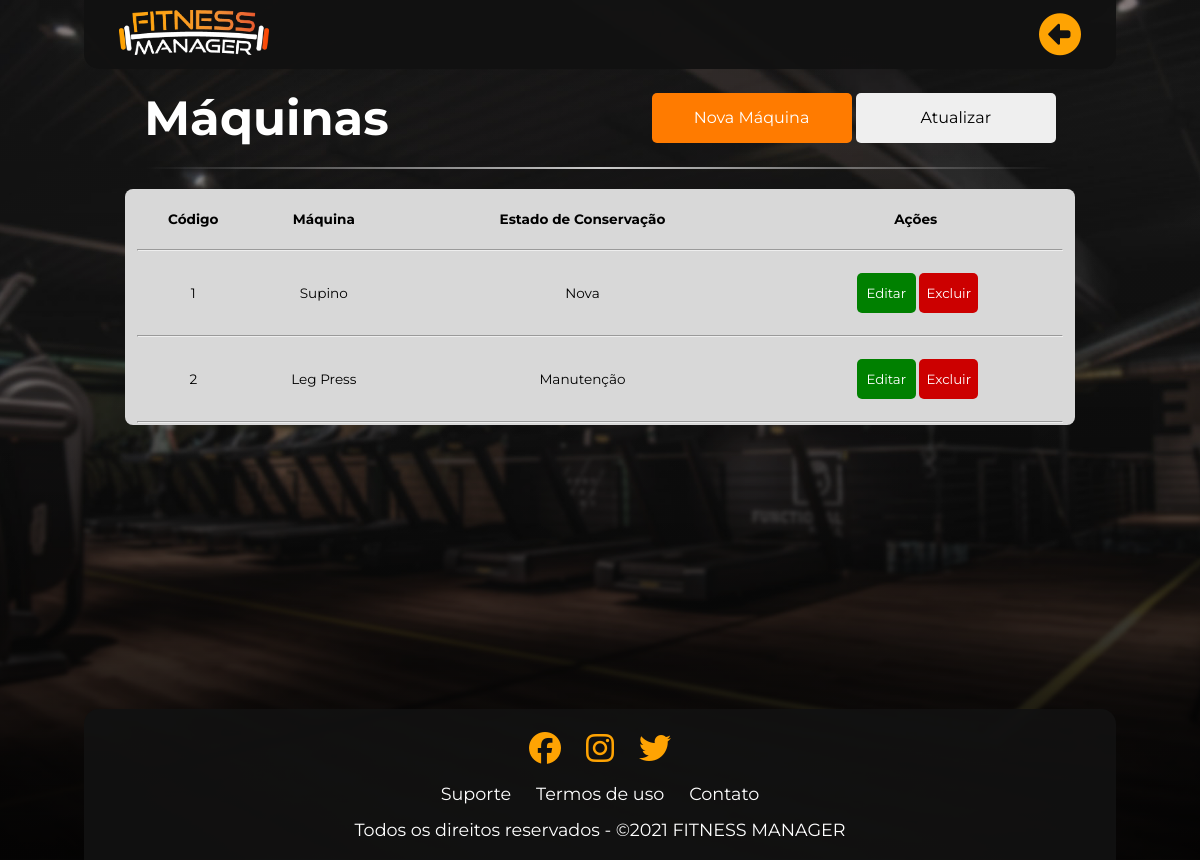
The page /PHP/maquinasadm.php (signed in) on the database its author committed.
### tables this page shows
create table tb_avaliacaomaquinas(
avm_codigo int auto_increment,
avm_fun_codigo int not null,
avm_maq_codigo int not null,
avm_estadodeconservacao int(1) not null,
constraint pk_avaliacaomaquinas primary key (avm_codigo),
constraint fk_maq_avm foreign key (avm_maq_codigo) references tb_maquinas (maq_codigo),
constraint fk_fun_avm foreign key (avm_fun_codigo) references tb_funcionarios (fun_codigo)
);

create table tb_maquinas(
maq_codigo int auto_increment,
maq_nome varchar(50),
constraint pk_maquinas primary key (maq_codigo)
);

### PHP/maquinasadm.php (the view, shortened to what this page needs)
<?php
include("config.php");
$consulta = $conexao->query("select * from tb_maquinas join tb_avaliacaomaquinas on maq_codigo = avm_maq_codigo
join tb_funcionarios on fun_codigo = avm_fun_codigo order by maq_codigo");
?>
<!DOCTYPE html>
<html lang="pt-br">
<head>
    <link rel="stylesheet" href="../PHP/../CSS/globalstyle.css">
</head>
<body>
    <header class="top-container">
        <div class="logo">
            <img src="../IMAGE/Logo Fitness Manager Branca.png" alt="Fitness Manager Logo" style="width: 150px;">
        </div>
        <nav class="nav-right">
            <ul class="top-list">
                <li><a href="iniciallogadm.php"><i class="fas fa-arrow-alt-circle-left" style="font-size: 42px; color: #fea303;"></i></i></a></li>
            </ul>
        </nav>
    </header>
    <main class="mid-container">
        <section>
            <div class="column3">
                <div class="alunos">
                    <h2>Máquinas</h2>
                </div>
                <div class="acoes">
                    <a href="maquinas-novoadm.php"><button class="cliente">Nova Máquina</button></a>
                    <a href="maquinasadm.php"><button class="atualizar">Atualizar</button></a>
                </div>
            </div>
            <hr class="line">
            <div class="content">
                <table class="crud">
                    <thead>
                        <th>Código</th>
                        <th>Máquina</th>
                        <th>Estado de Conservação</th>
                        <th>Ações</th>
                    </thead>
                    <tr>
                        <td colspan="4">
                            <hr class="linha">
                        </td>
                    </tr>
                    <tbody>
                        <?php while ($resultado = $consulta->fetch_assoc()) { ?>
                            <tr>
                                <td label="Código"><?php echo $resultado['maq_codigo']; ?></td>
                                <td label="Máquina"><?php echo $resultado['maq_nome']; ?></td>
                                <?php if ($resultado['avm_estadodeconservacao'] == 1) {
                                    $est = "Nova";
                                } elseif ($resultado['avm_estadodeconservacao'] == 2) {
                                    $est = "Manutenção";
                                } elseif ($resultado['avm_estadodeconservacao'] == 3) {
                                    $est = "Quebrada";
                                } ?>
                                <td label="Conservação"><?php echo $est ?></td>
                                <td> &nbsp;
                                    <a href="maquinas-editaradm.php?codigo=<?php echo $resultado['avm_codigo']; ?>"><button class="editar">Editar</button> </a>
                                    <a href="?excluir=<?php echo $resultado['avm_codigo']; ?>" onclick="return confirm('Deseja realmente apagar?');"><button class="excluir">Excluir</button></a>&nbsp;
                                </td>
                            </tr>
                            <tr>
                                <td colspan="4">
                                    <hr class="linha">
                                </td>
                            </tr>
                        <?php } ?>
                    </tbody>
                </table>
            </div>
        </section>
    </main>
    <footer class="bot-container">
        <ul class="icons">
            <li><a href="#"><i class="fab fa-facebook"></i></a></li>
            <li><a href="#"><i class="fab fa-instagram"></i></a></li>
            <li><a href="#"><i class="fab fa-twitter"></i></a></li>
        </ul>
        <ul class="footer-list">
            <li><a href="#">Suporte</a></li>
            <li><a href="#">Termos de uso</a></li>
            <li><a href="#">Contato</a></li>
        </ul>
        <p>Todos os direitos reservados - &copy;2021 FITNESS MANAGER</p>
    </footer>
</body>
</html>

### CSS/globalstyle.css (style rules this page uses)
:root { --cor0: #fea303; --cor1: #fb4b08; --cor2: #111111f1; --font-geral:'Montserrat', sans-serif; }
* { padding: 0; margin: 0; box-sizing: border-box; font-family: 'Montserrat', sans-serif; }
nav,ul { list-style: none; }
a { text-decoration: none; }
body { width: 100%; padding-left: 7%; padding-right: 7%; background-image: linear-gradient(rgba(0, 0, 0, 0.068)40%, rgba(0, 0, 0, 0.596)), linear-gradient(rgba(0, 0, 0, 0.288) 70%, rgba(0,0,0,0.1)),url(../CSS/../IMAGE/sven-mieke-MsCgmHuirDo-unsplash.png); background-repeat: no-repeat; background-position: center; background-size: cover; }
header { background-color: var(--cor2); width: 100%; display: flex; justify-content: space-between; align-items: center; padding: 10px 35px; border-radius: 0px 0px 15px 15px; }
.top-list { display: flex; }
.top-list li { margin: 0 15px; transition: 0.3s ease; }
.top-list li:first-child { margin-left: 0; }
.top-list li:last-child { margin-right: 0; }
.top-list li a { font-size: 1.2em; color: white; text-decoration: none; }
.mid-container { background-color: var(--cor3); display: flex; min-height: 80vh; align-items: center; padding-left: 4%; padding-right: 4%; }
section { align-self: flex-start; width: 100%; height: 100%; padding: 20px 0; }
.column3 { display: flex; align-items: center; justify-content: space-between; padding: 0 2%; }
.alunos { font-size: 2em; color: white; }
.acoes button { font-size: 1em; width: 200px; height: 50px; border: 0; border-radius: 5px; cursor: pointer; }
.cliente { background-color: rgb(255, 123, 0); color: white; transition: 0.5s ease; }
.atualizar { transition: 0.5s ease; }
.line { border: 0; height: 2px; background-image: linear-gradient(to right, transparent, #CCC, transparent); margin: 20px; }
.content { display: flex; }
.crud { width: 100%; background-color: rgb(216, 216, 216); border-radius: 8px; padding-top: 20px; padding-left: 25px; padding-right: 25px; font-size: 1em; text-align: center; }
.crud th { text-align: center; }
.crud td { padding-top: 20px; }
.crud tr td button { cursor: pointer; width: 75px; height: 40px; border-radius: 5px; border: 0; }
.editar { background-color: green; color: white; transition: 0.5s ease; }
.excluir { background-color: rgb(204, 0, 0); color: white; transition: 0.5s ease; }
@media only screen and (max-width: 1440px) { .content { width: 100%; } }
@media only screen and (max-width: 1440px) { .crud { width: 100%; background-color: rgb(216, 216, 216); border-radius: 8px; padding-top:20px; padding-left: 10px; padding-right: 10px; font-size: 0.85em; text-align: center; } }
@media only screen and (max-width: 1440px) { .crud tr td button { cursor: pointer; width: 59px; height: 40px; border-radius: 5px; border: 0; } }
.bot-container { background-color: var(--cor2); display: flex; flex-direction: column; padding: 20px 0px; align-items: center; border-radius: 15px 15px 0px 0px; }
.bot-container ul { display: flex; margin-bottom: 15px; }
.bot-container ul li { margin-right: 25px; }
.bot-container ul li:last-child { margin-right: 0; }
.footer-list li a { color: white; text-decoration: none; font-size: 1.1em; transition: .5s ease-in-out; }
.icons li a { color: var(--cor0); font-size: 2em; transition: .5s ease-in-out; }
.bot-container p { color: white; font-size: 1.1em; text-align: center; }

### rows shown on the page
tb_avaliacaomaquinas: avm_maq_codigo.maq_codigo "1", avm_maq_codigo.maq_nome "Supino", avm_estadodeconservacao "Nova"
tb_avaliacaomaquinas: avm_maq_codigo.maq_codigo "2", avm_maq_codigo.maq_nome "Leg Press", avm_estadodeconservacao "Manutenção"
